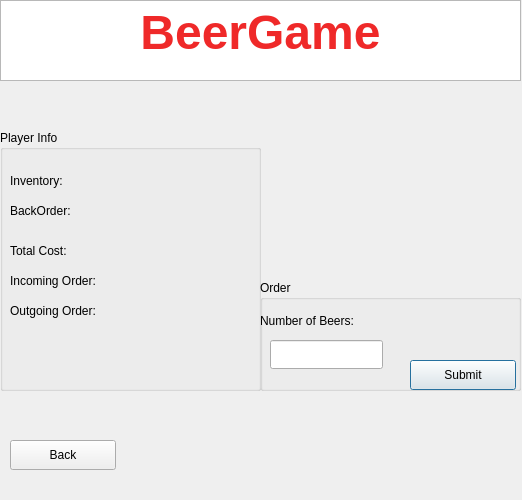
<?xml version="1.0" encoding="UTF-8"?>
<ui version="4.0">
 <class>PlayerUI</class>
 <widget class="QDialog" name="PlayerUI">
  <property name="geometry">
   <rect>
    <x>0</x>
    <y>0</y>
    <width>522</width>
    <height>500</height>
   </rect>
  </property>
  <property name="windowTitle">
   <string>Dialog</string>
  </property>
  <widget class="QTextBrowser" name="textBrowser">
   <property name="geometry">
    <rect>
     <x>0</x>
     <y>0</y>
     <width>521</width>
     <height>81</height>
    </rect>
   </property>
   <property name="html">
    <string>&lt;!DOCTYPE HTML PUBLIC &quot;-//W3C//DTD HTML 4.0//EN&quot; &quot;http://www.w3.org/TR/REC-html40/strict.dtd&quot;&gt;
&lt;html&gt;&lt;head&gt;&lt;meta name=&quot;qrichtext&quot; content=&quot;1&quot; /&gt;&lt;style type=&quot;text/css&quot;&gt;
p, li { white-space: pre-wrap; }
&lt;/style&gt;&lt;/head&gt;&lt;body style=&quot; font-family:'Ubuntu'; font-size:11pt; font-weight:400; font-style:normal;&quot;&gt;
&lt;p align=&quot;center&quot; style=&quot; margin-top:0px; margin-bottom:0px; margin-left:0px; margin-right:0px; -qt-block-indent:0; text-indent:0px;&quot;&gt;&lt;span style=&quot; font-size:36pt; font-weight:600; color:#ef2929;&quot;&gt;BeerGame&lt;/span&gt;&lt;/p&gt;&lt;/body&gt;&lt;/html&gt;</string>
   </property>
  </widget>
  <widget class="QLabel" name="label_intro">
   <property name="geometry">
    <rect>
     <x>10</x>
     <y>80</y>
     <width>501</width>
     <height>31</height>
    </rect>
   </property>
   <property name="font">
    <font>
     <weight>75</weight>
     <italic>true</italic>
     <bold>true</bold>
    </font>
   </property>
   <property name="text">
    <string/>
   </property>
  </widget>
  <widget class="QGroupBox" name="groupBox">
   <property name="geometry">
    <rect>
     <x>0</x>
     <y>130</y>
     <width>261</width>
     <height>261</height>
    </rect>
   </property>
   <property name="title">
    <string>Player Info</string>
   </property>
   <widget class="QLabel" name="label">
    <property name="geometry">
     <rect>
      <x>10</x>
      <y>40</y>
      <width>91</width>
      <height>21</height>
     </rect>
    </property>
    <property name="text">
     <string>Inventory:</string>
    </property>
   </widget>
   <widget class="QLabel" name="label_2">
    <property name="geometry">
     <rect>
      <x>10</x>
      <y>70</y>
      <width>111</width>
      <height>21</height>
     </rect>
    </property>
    <property name="text">
     <string>BackOrder:</string>
    </property>
   </widget>
   <widget class="QLabel" name="label_4">
    <property name="geometry">
     <rect>
      <x>10</x>
      <y>110</y>
      <width>101</width>
      <height>21</height>
     </rect>
    </property>
    <property name="text">
     <string>Total Cost:</string>
    </property>
   </widget>
   <widget class="QLabel" name="label_5">
    <property name="geometry">
     <rect>
      <x>10</x>
      <y>140</y>
      <width>141</width>
      <height>21</height>
     </rect>
    </property>
    <property name="text">
     <string>Incoming Order:</string>
    </property>
   </widget>
   <widget class="QLabel" name="label_6">
    <property name="geometry">
     <rect>
      <x>10</x>
      <y>170</y>
      <width>141</width>
      <height>21</height>
     </rect>
    </property>
    <property name="text">
     <string>Outgoing Order:</string>
    </property>
   </widget>
   <widget class="QLabel" name="label_Inventory">
    <property name="geometry">
     <rect>
      <x>110</x>
      <y>40</y>
      <width>80</width>
      <height>21</height>
     </rect>
    </property>
    <property name="text">
     <string/>
    </property>
   </widget>
   <widget class="QLabel" name="label_Backorder">
    <property name="geometry">
     <rect>
      <x>110</x>
      <y>70</y>
      <width>80</width>
      <height>21</height>
     </rect>
    </property>
    <property name="text">
     <string/>
    </property>
   </widget>
   <widget class="QLabel" name="label_Totalcost">
    <property name="geometry">
     <rect>
      <x>110</x>
      <y>110</y>
      <width>80</width>
      <height>21</height>
     </rect>
    </property>
    <property name="text">
     <string/>
    </property>
   </widget>
   <widget class="QLabel" name="label_Incomingorder">
    <property name="geometry">
     <rect>
      <x>150</x>
      <y>140</y>
      <width>80</width>
      <height>21</height>
     </rect>
    </property>
    <property name="text">
     <string/>
    </property>
   </widget>
   <widget class="QLabel" name="label_Outgoingorder">
    <property name="geometry">
     <rect>
      <x>150</x>
      <y>170</y>
      <width>80</width>
      <height>21</height>
     </rect>
    </property>
    <property name="text">
     <string/>
    </property>
   </widget>
  </widget>
  <widget class="QGroupBox" name="groupBox_2">
   <property name="geometry">
    <rect>
     <x>260</x>
     <y>280</y>
     <width>261</width>
     <height>111</height>
    </rect>
   </property>
   <property name="title">
    <string>Order</string>
   </property>
   <widget class="QPushButton" name="pushButton_order">
    <property name="geometry">
     <rect>
      <x>150</x>
      <y>80</y>
      <width>106</width>
      <height>30</height>
     </rect>
    </property>
    <property name="text">
     <string>Submit</string>
    </property>
   </widget>
   <widget class="QLabel" name="label_3">
    <property name="geometry">
     <rect>
      <x>0</x>
      <y>30</y>
      <width>151</width>
      <height>21</height>
     </rect>
    </property>
    <property name="text">
     <string>Number of Beers:</string>
    </property>
   </widget>
   <widget class="QLineEdit" name="lineEdit_order">
    <property name="geometry">
     <rect>
      <x>10</x>
      <y>60</y>
      <width>113</width>
      <height>29</height>
     </rect>
    </property>
   </widget>
  </widget>
  <widget class="QPushButton" name="pushButton_back">
   <property name="geometry">
    <rect>
     <x>10</x>
     <y>440</y>
     <width>106</width>
     <height>30</height>
    </rect>
   </property>
   <property name="text">
    <string>Back</string>
   </property>
  </widget>
 </widget>
 <tabstops>
  <tabstop>pushButton_order</tabstop>
  <tabstop>textBrowser</tabstop>
 </tabstops>
 <resources/>
 <connections/>
</ui>
